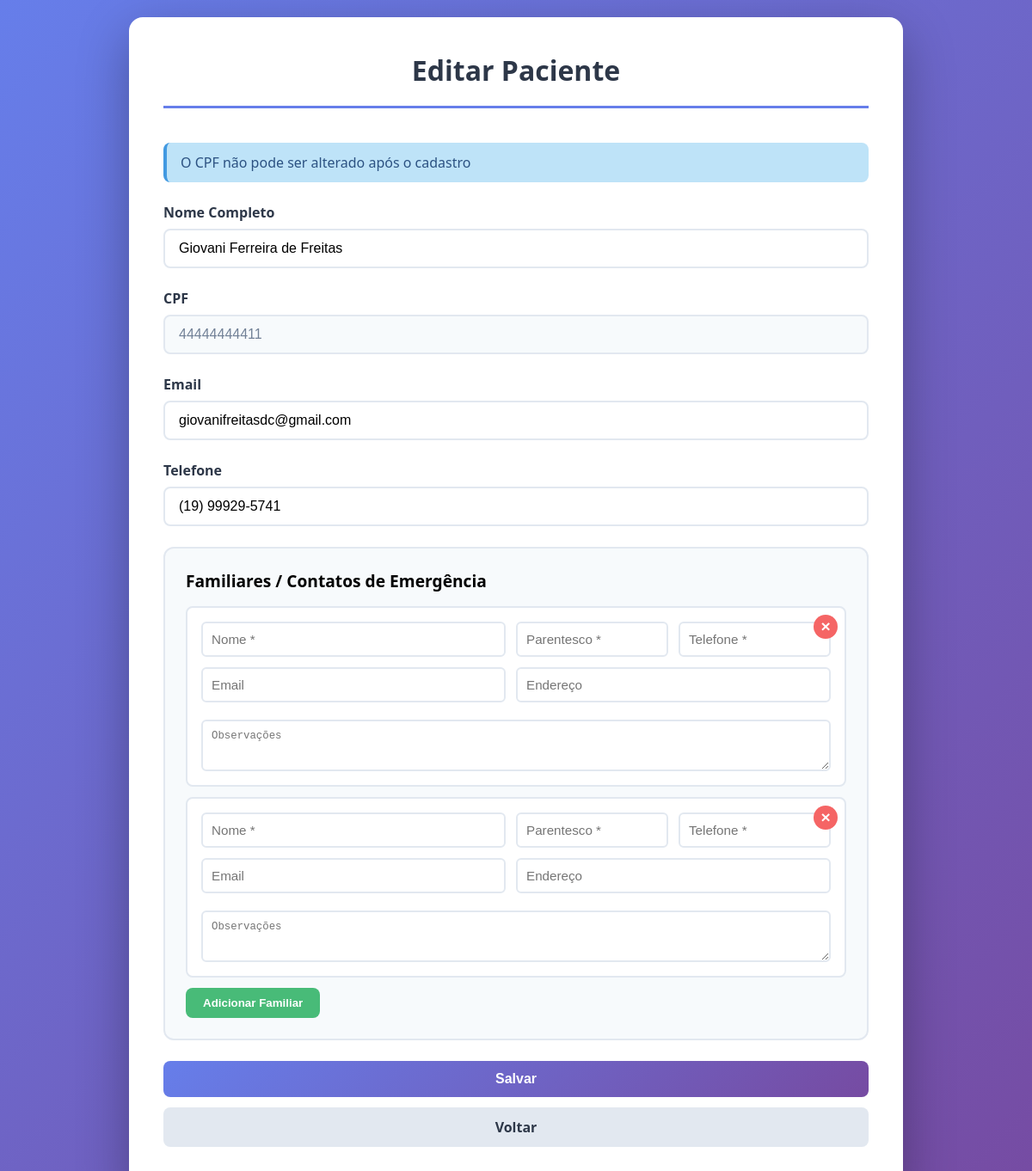
The app's page /editar/1, older data.
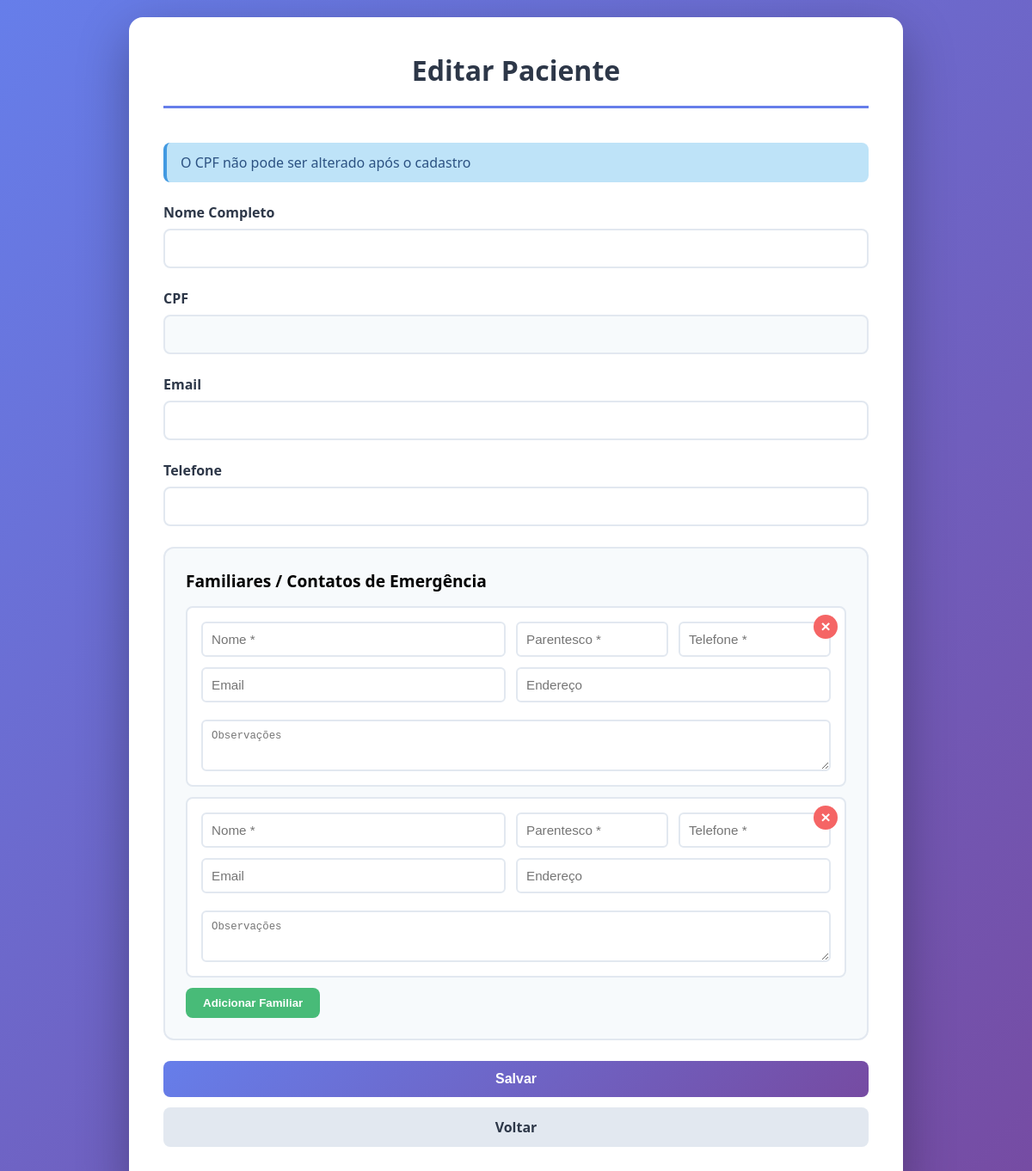
The same page, newer data.
### tables this page shows
CREATE TABLE clientes (
            id INTEGER PRIMARY KEY AUTOINCREMENT,
            nome TEXT NOT NULL,
            cpf TEXT NOT NULL UNIQUE,
            email TEXT NOT NULL,
            telefone TEXT NOT NULL
        );

### app.py (the view, shortened to what this page needs)
@app.route('/editar/<int:id>', methods=['GET', 'POST'])
def editar(id):
    conn = get_db()
    cursor = conn.cursor()
    cursor.execute('SELECT * FROM clientes WHERE id=?', (id,))
    cliente = cursor.fetchone()
    cursor.execute('SELECT * FROM familiares WHERE cliente_id=?', (id,))
    familiares = cursor.fetchall()
    familiares_json = json.dumps([dict(f) for f in familiares])
    return render_template('editar.html', cliente=cliente, familiares_json=familiares_json)

### app.py (called while the page is built, shortened)
def get_db():
    return _thread_local.db

### templates/editar.html (shortened to what this page needs)
<!DOCTYPE html>
<html lang="pt-BR">
<head>
</head>
<body>
    <div class="container">
        <header>
            <h1>Editar Paciente</h1>
        </header>
        <div class="info-box">O CPF não pode ser alterado após o cadastro</div>
        <form method="POST" id="formEditar">
            <div class="form-group">
                <label for="nome">Nome Completo</label>
                <input type="text" id="nome" name="nome" value="{{ cliente[1] }}" required>
            </div>
            <div class="form-group">
                <label for="cpf">CPF</label>
                <input type="text" id="cpf" name="cpf" value="{{ cliente[2] }}" disabled>
            </div>
            <div class="form-group">
                <label for="email">Email</label>
                <input type="email" id="email" name="email" value="{{ cliente[3] }}" required>
            </div>
            <div class="form-group">
                <label for="telefone">Telefone</label>
                <input type="tel" id="telefone" name="telefone" value="{{ cliente[4] }}" required>
            </div>
            <div class="medicamentos-section">
                <div class="section-title">Familiares / Contatos de Emergência</div>
                <div id="familiares-container">
                </div>
                <button type="button" class="btn-add-med" onclick="adicionarFamiliar()">Adicionar Familiar</button>
            </div>
            <button type="submit" class="btn btn-primary">Salvar</button>
            <a href="/cliente/{{ cliente[0] }}" class="btn btn-secondary">Voltar</a>
        </form>
    </div>
</body>
</html>

Row changes from the older to the newer data that the page shows:
removed clientes: nome "Giovani Ferreira de Freitas", cpf "44444444411", email "giovanifreitasdc@gmail.com", telefone "(19) 99929-5741"
